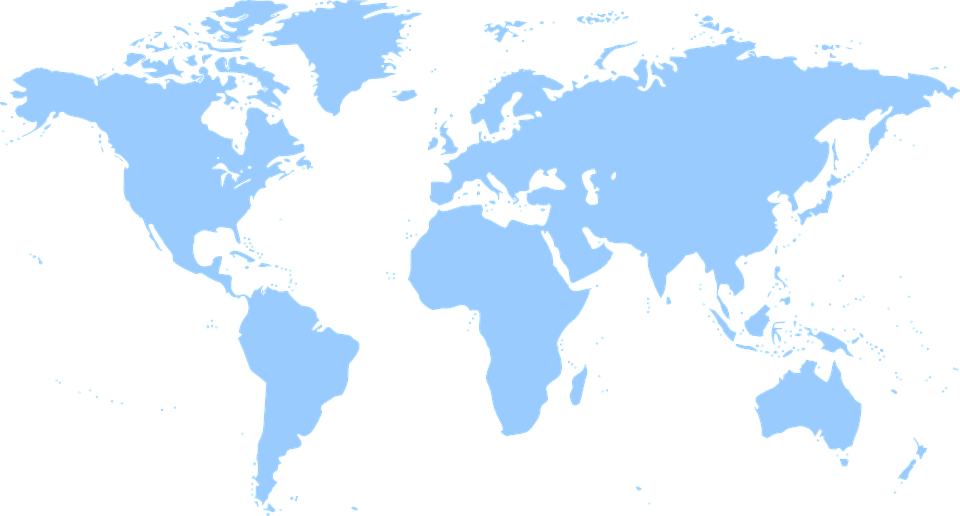
#> input picture iss_location/earth.png, 960 x 516 px
$ python iss_location.py earth.png   (Python 2 division)
#> lines starting #> are read from the running program, lines starting #| are printed output that depends on the picture
### iss_location/ascii_art.py
#Project taken from
#https://www.hackerearth.com/practice/notes/beautiful-python-a-simple-ascii-art-generator-from-images/
#Just copying to learn


from PIL import Image

ASCII_CHARS = ['#', '?', '%', '.', 'S', '+', '.', '*', ':', ',', '@']

def scale_image(image, new_width=200):
	#Resizes the image preserving the aspect ratio

#> called with new_width = 200
	(original_width, original_height) = image.size
#> original_width = 960; original_height = 516
	aspect_ratio = original_width/float(original_height)
#> aspect_ratio = 1.86
	new_height = int(new_width/aspect_ratio)
#> new_height = 107

	new_image = image.resize((new_width, new_height))
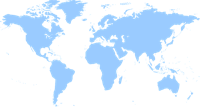
#> new_image: PIL image 200x107 RGBA; mean R, G, B, A 63.8, 83.9, 102.3, 77.1; transparent parts drawn white
	return new_image, new_width, new_height

def convert_to_grey_scale(image):
	return image.convert('L')

# [28 lines left out: functions map_to_ascii, convert_image_to_ascii, handle_image_conversion, not called in this run]

# [5 lines that do not run on import are left out]

### iss_location/iss_location.py
# Just a silly program to track the location of the iss on an ascii map
# ASCII converter credited in code, just tweaked a bit and used it as a module here


import requests
import ascii_art
from clint.textui import colored
from PIL import Image
import math


def find_iss(width, height):
	r = requests.get("http://api.open-notify.org/iss-now.json")
	response = r.json()
	latitude = response["iss_position"]["latitude"]
	longitude = response["iss_position"]["longitude"]

	# normalize everything to make it easier
	adj_lat = float(latitude) + 90
	adj_long = float(longitude) + 180
	scale_lat = float(height*2)/180
	scale_long = float(width*2)/360
	# co-ordinates on the scaled map
	map_lat = (height*2)-int(math.floor(adj_lat*scale_lat))
	map_long = int(math.floor(adj_long*scale_long))
	print map_lat, map_long, scale_lat, scale_long, adj_lat, adj_long
	return map_lat, map_long


def draw_map(image, latitude , longitude):
	# get the list of characters that will make up the map
	image_list = ascii_art.convert_image_to_ascii(image)[1]

	#this is the character that will be converted
	location_char = image_list[latitude][longitude]
	iss_char = str(colored.red('X'))
	new_image_list = list(image_list[latitude])

	#replace the character and insert it back into the list
	new_image_list[longitude] = iss_char
	new_image_list = "".join(new_image_list)
	image_list[latitude] = new_image_list

	return "\n".join(image_list)

def get_dimensions(image):
	#get the ascii map dimensions
	width, height = ascii_art.scale_image(image)[1:3]
#> width = 200; height = 107
#> image is the input picture: PIL image 960x516 RGBA; mean R, G, B, A 53.8, 70.9, 88, 77
	map_center = {
					'width': int(width/2),
					'height': int(height/2),

				 }
#> map_center = {'width': 100, 'height': 53}

	#find and replace the character, then print the new image
	y, x = find_iss(map_center['width'], map_center['height'])
	ascii_iss_location = draw_map(image, y, x)
	print ascii_iss_location


if __name__=='__main__':
	import sys

	image_path = sys.argv[1]
	get_dimensions(Image.open(image_path))
#> (the call stopped at in find_iss, `r = requests.get("http://api.open-notify.org/iss-now.json")`: the network is not available in this run)
